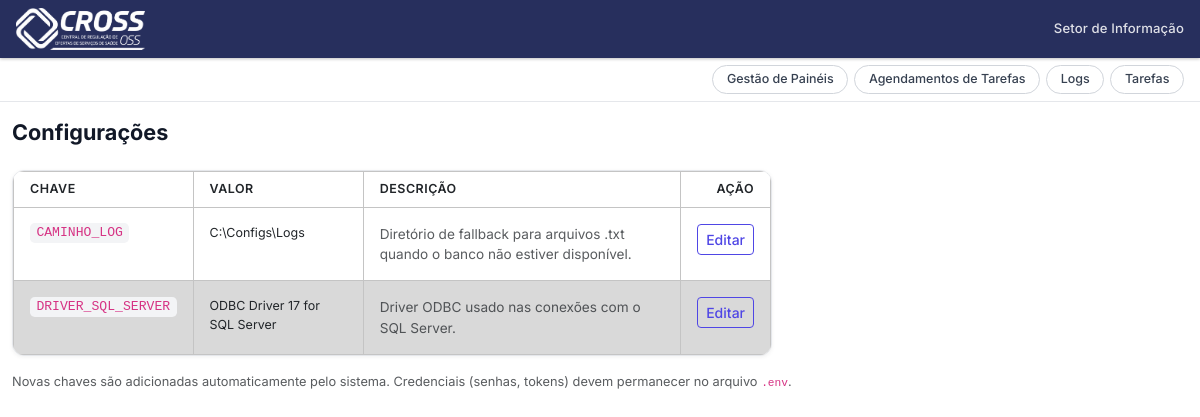
The app's page /agendador/configuracoes/ with its own data.
### agendador/models.py (models this page shows, shortened)
class Configuracao(models.Model):
    chave = models.CharField(max_length=100, unique=True)
    valor = models.TextField()
    descricao = models.CharField(max_length=300, blank=True)
    atualizada_em = models.DateTimeField(auto_now=True)
    class Meta:
        ordering = ['chave']
        verbose_name = 'Configuração'
        verbose_name_plural = 'Configurações'

### agendador/views.py (the view)
# urls.py: path('configuracoes/', views.lista_configuracoes, name='lista_configuracoes'),
def lista_configuracoes(request):
    configuracoes = Configuracao.objects.all()
    return render(request, 'agendador/configuracoes.html', {'configuracoes': configuracoes})

### agendador/templates/agendador/configuracoes.html (shortened to what this page needs)
{% extends 'base.html' %}
{% block content %}
<h2 class="mb-4">Configurações</h2>
<div class="card p-0 overflow-hidden" style="max-width:760px;">
    <table class="table table-hover mb-0" style="font-size:.9rem;">
        <thead style="background:#f3f4f6; font-size:.78rem; color: var(--cor-texto-suave); text-transform:uppercase; letter-spacing:.04em;">
            <tr>
                <th class="px-3 py-2 fw-semibold">Chave</th>
                <th class="px-3 py-2 fw-semibold">Valor</th>
                <th class="px-3 py-2 fw-semibold">Descrição</th>
                <th class="px-3 py-2 fw-semibold text-end">Ação</th>
            </tr>
        </thead>
        <tbody>
        {% for c in configuracoes %}
        <tr>
            <td class="px-3 py-3">
                <code style="font-size:.82rem; background:#f3f4f6; padding:.15rem .4rem; border-radius:.3rem;">{{ c.chave }}</code>
            </td>
            <td class="px-3 py-3">{{ c.valor }}</td>
            <td class="px-3 py-3 text-muted" style="font-size:.85rem;">{{ c.descricao }}</td>
            <td class="px-3 py-3 text-end">
                <a href="{% url 'editar_configuracao' c.pk %}" class="btn btn-sm btn-outline-primary">Editar</a>
            </td>
        </tr>
        {% endfor %}
        </tbody>
    </table>
</div>
<p class="text-muted mt-3" style="font-size:.8rem;">
    Novas chaves são adicionadas automaticamente pelo sistema. Credenciais (senhas, tokens) devem permanecer no arquivo <code>.env</code>.
</p>
{% endblock %}

### records on screen
Configuracao: chave "CAMINHO_LOG", valor "C:\\Configs\\Logs", descricao "Diretório de fallback para arquivos .txt quando o banco não estiver disponível."
Configuracao: chave "DRIVER_SQL_SERVER", valor "ODBC Driver 17 for SQL Server", descricao "Driver ODBC usado nas conexões com o SQL Server."
